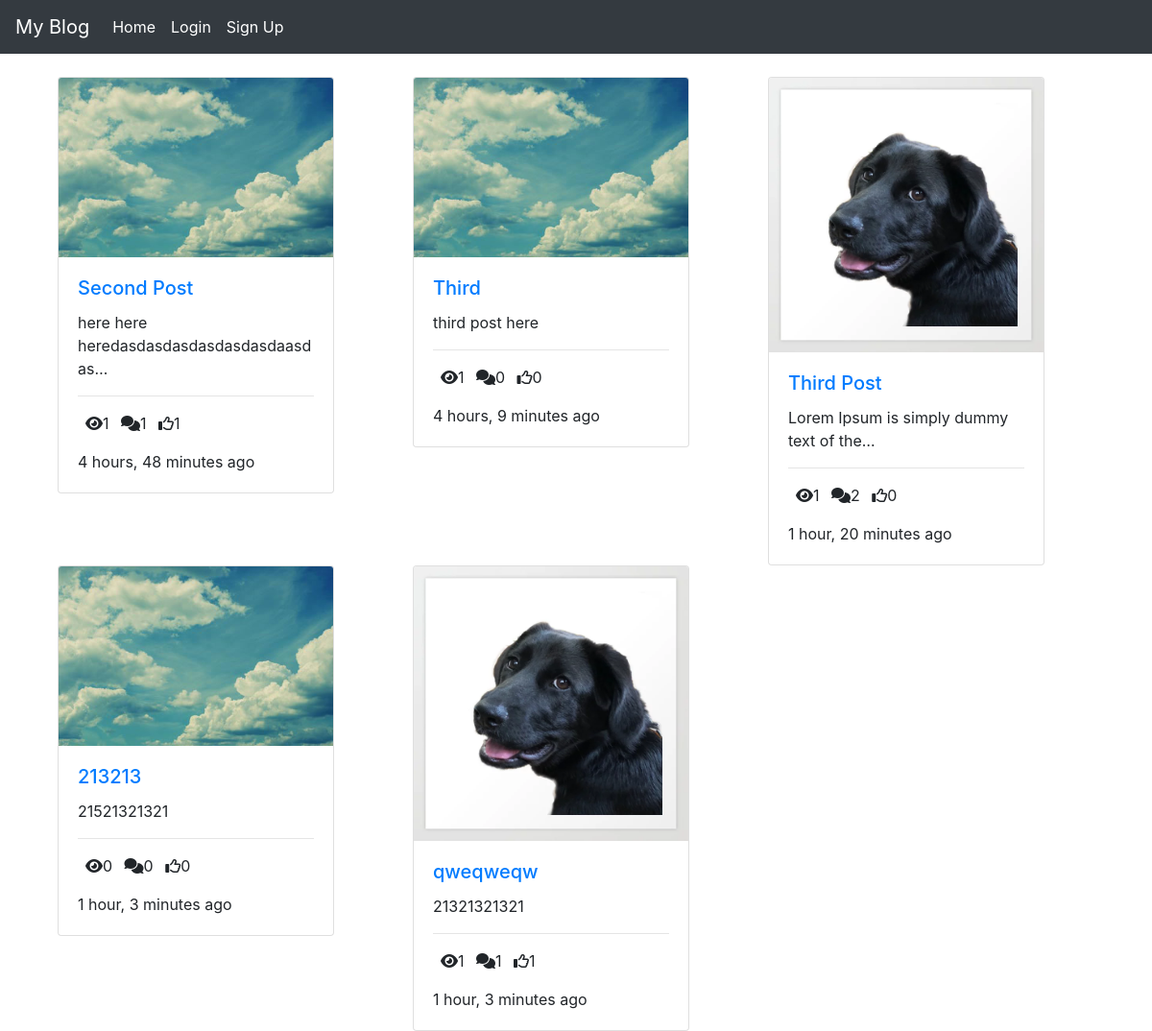
The page / on the database its author committed.
### posts/models.py (models this page shows, shortened)
class Post(models.Model):
    title = models.CharField(max_length =100)
    content = models.TextField()
    thumbnail = models.ImageField()
    publish_date = models.DateTimeField(auto_now_add=True)
    last_updated = models.DateTimeField(auto_now=True)
    author = models.ForeignKey(User, on_delete=models.CASCADE)
    slug = models.SlugField()
    def get_absolute_url(self):
        return reverse("detail", kwargs={
            'slug':self.slug
        })
    @property
    def get_comment_count(self):
        return self.comment_set.all().count()
    @property
    def get_view_count(self):
        return self.postview_set.all().count()
    @property
    def get_like_count(self):
        return self.like_set.all().count()

### posts/views.py (the view)
# urls.py: path('', PostListView.as_view(), name='list'),
class PostListView(ListView):
    model = Post

### templates/posts/post_list.html
{% extends "base.html" %}
{% block content %}
<div class='container'>
  <div class="row">
  {% for object in object_list %}
    <div class='col-sm-4'>
        <div class="card" style="width: 18rem;">
          <img class="card-img-top" src="{{ object.thumbnail.url}}" alt="Image">
          <div class="card-body">
          <a href="{{ object.get_absolute_url }}">
            <h5 class="card-title">{{ object.title }}</h5>
          </a>
            <p class="card-text">{{ object.content|truncatechars:40 }}</p>
            <hr/>
            <p>
                <span><i class="fas fa-eye ml-2"></i>{{ object.get_view_count }}</span>
                <span><i class="fas fa-comments ml-2"></i>{{ object.get_comment_count }}</span>
                <span><i class="far fa-thumbs-up ml-2"></i>{{ object.get_like_count }}</span>
            </p>
            <p class="card-text">
                {{ object.publish_date|timesince }} ago
            </p>
          </div>
        </div>
      </div>
  {% endfor %}
  </div>
</div>
{% endblock content %}

### templates/base.html (shortened to what this page needs)
<!DOCTYPE html>
<html lang="en">
  <head>
    <link rel="stylesheet" href="https://stackpath.bootstrapcdn.com/bootstrap/4.4.1/css/bootstrap.min.css">
  </head>
  <body>
    <nav class="navbar navbar-expand-md navbar-dark bg-dark mb-4">
      <a class="navbar-brand" href="#">My Blog</a>
      <div class="collapse navbar-collapse" id="navbarCollapse">
        <ul class="navbar-nav mr-auto">
          <li class="nav-item active">
            <a class="nav-link" href="{% url 'list' %}">Home <span class="sr-only">(current)</span></a>
          </li>
          {% if request.user.is_authenticated %}
          <li class="nav-item active">
            <a class="nav-link" href="{% url 'create' %}">Create Post</a>
          </li>
          <li class="nav-item active">
            <a class="nav-link" href="{% url 'account_logout' %}">Logout</a>
          </li>
          {% else %}
          <li class="nav-item active">
            <a class="nav-link" href="{% url 'account_login' %}">Login</a>
          </li>
          <li class="nav-item active">
            <a class="nav-link" href="{% url 'account_signup' %}">Sign Up</a>
          </li>
          {% endif %}
        </ul>
      </div>
    </nav>
    <div class="container">
    {% block content %}
    {% endblock content %}
    </div>
  </body>
</html>

### rows shown on the page
Post: thumbnail (picture), title "Second Post", content "here here heredasdasdasdasdasdasdaasdas…", get_view_count "1", get_comment_count "1", get_like_count "1", publish_date "4 hours, 48 minutes"
Post: thumbnail (picture), title "Third", content "third post here", get_view_count "1", get_comment_count "0", get_like_count "0", publish_date "4 hours, 9 minutes"
Post: thumbnail (picture), title "Third Post", content "Lorem Ipsum is simply dummy text of the…", get_view_count "1", get_comment_count "2", get_like_count "0", publish_date "1 hour, 20 minutes"
Post: thumbnail (picture), title "213213", content "21521321321", get_view_count "0", get_comment_count "0", get_like_count "0", publish_date "1 hour, 3 minutes"
Post: thumbnail (picture), title "qweqweqw", content "21321321321", get_view_count "1", get_comment_count "1", get_like_count "1", publish_date "1 hour, 3 minutes"
